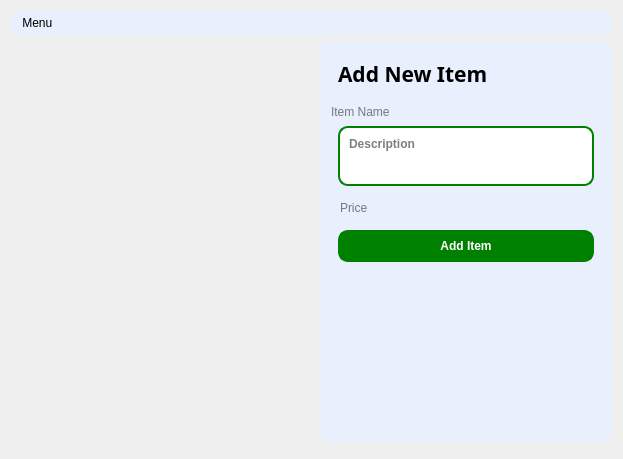
<?xml version="1.0" encoding="UTF-8"?>
<ui version="4.0">
 <class>Menu</class>
 <widget class="QWidget" name="Menu">
  <property name="geometry">
   <rect>
    <x>0</x>
    <y>0</y>
    <width>623</width>
    <height>459</height>
   </rect>
  </property>
  <property name="windowTitle">
   <string>Form</string>
  </property>
  <layout class="QVBoxLayout" name="verticalLayout">
   <item>
    <widget class="QLabel" name="label_4">
     <property name="styleSheet">
      <string notr="true">font: 700 22pt &quot;Leelawadee UI&quot;;
background-color: #E8F0FE;
border-radius: 10px;
color: rgb(0, 0, 0);
padding: 5px;</string>
     </property>
     <property name="text">
      <string> Menu</string>
     </property>
    </widget>
   </item>
   <item>
    <widget class="QWidget" name="AdditemsDialog" native="true">
     <property name="sizePolicy">
      <sizepolicy hsizetype="Maximum" vsizetype="Preferred">
       <horstretch>0</horstretch>
       <verstretch>0</verstretch>
      </sizepolicy>
     </property>
     <property name="layoutDirection">
      <enum>Qt::LayoutDirection::RightToLeft</enum>
     </property>
     <property name="styleSheet">
      <string notr="true">background-color: #E8F0FE;
border-radius: 10px;</string>
     </property>
     <layout class="QVBoxLayout" name="verticalLayout_11">
      <item alignment="Qt::AlignmentFlag::AlignTop">
       <widget class="QFrame" name="frame_11">
        <property name="font">
         <font>
          <family>Tahoma</family>
          <pointsize>14</pointsize>
          <bold>true</bold>
         </font>
        </property>
        <property name="layoutDirection">
         <enum>Qt::LayoutDirection::LeftToRight</enum>
        </property>
        <property name="frameShape">
         <enum>QFrame::Shape::StyledPanel</enum>
        </property>
        <property name="frameShadow">
         <enum>QFrame::Shadow::Raised</enum>
        </property>
        <layout class="QVBoxLayout" name="verticalLayout_14">
         <item alignment="Qt::AlignmentFlag::AlignLeft">
          <widget class="QLabel" name="addnewitemLabel">
           <property name="font">
            <font>
             <family>Franklin Gothic</family>
             <pointsize>16</pointsize>
             <bold>true</bold>
            </font>
           </property>
           <property name="styleSheet">
            <string notr="true">color: rgb(0, 0, 0);</string>
           </property>
           <property name="text">
            <string>Add New Item</string>
           </property>
          </widget>
         </item>
        </layout>
       </widget>
      </item>
      <item>
       <widget class="QLineEdit" name="ItemName">
        <property name="placeholderText">
         <string>Item Name</string>
        </property>
       </widget>
      </item>
      <item>
       <widget class="QFrame" name="frame_12">
        <property name="sizePolicy">
         <sizepolicy hsizetype="Preferred" vsizetype="Expanding">
          <horstretch>0</horstretch>
          <verstretch>0</verstretch>
         </sizepolicy>
        </property>
        <property name="frameShape">
         <enum>QFrame::Shape::StyledPanel</enum>
        </property>
        <property name="frameShadow">
         <enum>QFrame::Shadow::Raised</enum>
        </property>
        <layout class="QVBoxLayout" name="verticalLayout_15">
         <property name="spacing">
          <number>14</number>
         </property>
         <property name="leftMargin">
          <number>9</number>
         </property>
         <property name="topMargin">
          <number>0</number>
         </property>
         <property name="rightMargin">
          <number>9</number>
         </property>
         <property name="bottomMargin">
          <number>0</number>
         </property>
         <item>
          <widget class="QTextEdit" name="Description">
           <property name="maximumSize">
            <size>
             <width>300</width>
             <height>60</height>
            </size>
           </property>
           <property name="styleSheet">
            <string notr="true">QTextEdit {
    border: 2px solid green; /* Border color */
    border-radius: 10px; /* Rounded corners */
    padding: 5px; /* Internal padding for text */
    background-color: white; /* Background color */
    color: black; /* Text color */
    font: bold 12px; /* Font style and size */
}

QTextEdit:focus {
    border: 2px solid #32CD32; /* Bright green border on focus */
    background-color: #F0FFF0; /* Light greenish background */
}

QTextEdit:hover {
    border: 2px solid darkgreen; /* Border color on hover */
    background-color: #E6FFE6; /* Light hover effect */
}
</string>
           </property>
           <property name="placeholderText">
            <string>Description</string>
           </property>
          </widget>
         </item>
         <item>
          <widget class="QLineEdit" name="Price">
           <property name="placeholderText">
            <string>Price</string>
           </property>
          </widget>
         </item>
         <item>
          <widget class="QPushButton" name="AdditemBtn">
           <property name="cursor">
            <cursorShape>PointingHandCursor</cursorShape>
           </property>
           <property name="styleSheet">
            <string notr="true">QPushButton {
    border-radius: 10px; /* Rounded corners */
    padding: 7px; /* Internal padding */
    color: white; /* Text color */
    background-color: green; /* Background color */
    font: bold 12px; /* Font style and size */
    border: 2px solid green; /* Border color */
}

QPushButton:hover {
    background-color: #32CD32; /* Lighter green on hover */
    border-color: darkgreen; /* Dark green border on hover */
}

QPushButton:pressed {
    background-color: darkgreen; /* Darker green when pressed */
    border-color: black; /* Border changes on press */
}
</string>
           </property>
           <property name="text">
            <string>Add Item</string>
           </property>
          </widget>
         </item>
         <item>
          <spacer name="verticalSpacer_4">
           <property name="orientation">
            <enum>Qt::Orientation::Vertical</enum>
           </property>
           <property name="sizeHint" stdset="0">
            <size>
             <width>20</width>
             <height>40</height>
            </size>
           </property>
          </spacer>
         </item>
        </layout>
       </widget>
      </item>
      <item alignment="Qt::AlignmentFlag::AlignBottom">
       <widget class="QFrame" name="frame_13">
        <property name="frameShape">
         <enum>QFrame::Shape::StyledPanel</enum>
        </property>
        <property name="frameShadow">
         <enum>QFrame::Shadow::Raised</enum>
        </property>
        <layout class="QVBoxLayout" name="verticalLayout_16"/>
       </widget>
      </item>
     </layout>
    </widget>
   </item>
   <item>
    <widget class="QWidget" name="widget_4" native="true">
     <property name="sizePolicy">
      <sizepolicy hsizetype="Expanding" vsizetype="Preferred">
       <horstretch>0</horstretch>
       <verstretch>0</verstretch>
      </sizepolicy>
     </property>
    </widget>
   </item>
  </layout>
 </widget>
 <resources/>
 <connections/>
</ui>
